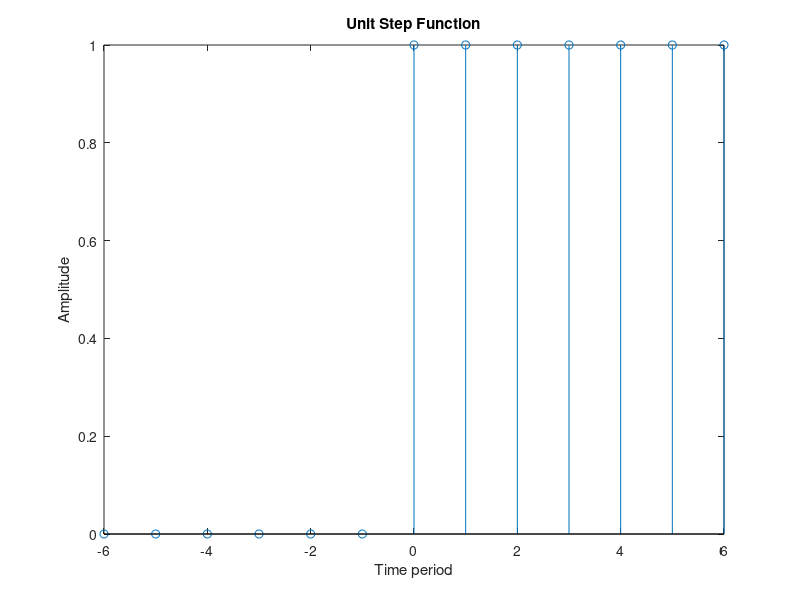

Write the MATLAB code that produced this figure.
%% Unit step function

x = [-6:1:+6];
unit_step_func = x >= 0;
stem(x, unit_step_func)
title("Unit Step Function")
xlabel("Time period")
ylabel("Amplitude")

